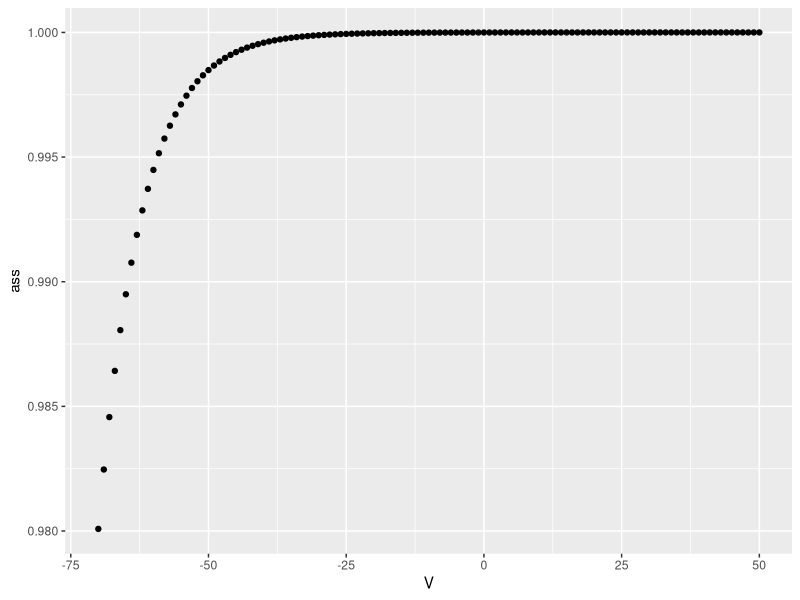
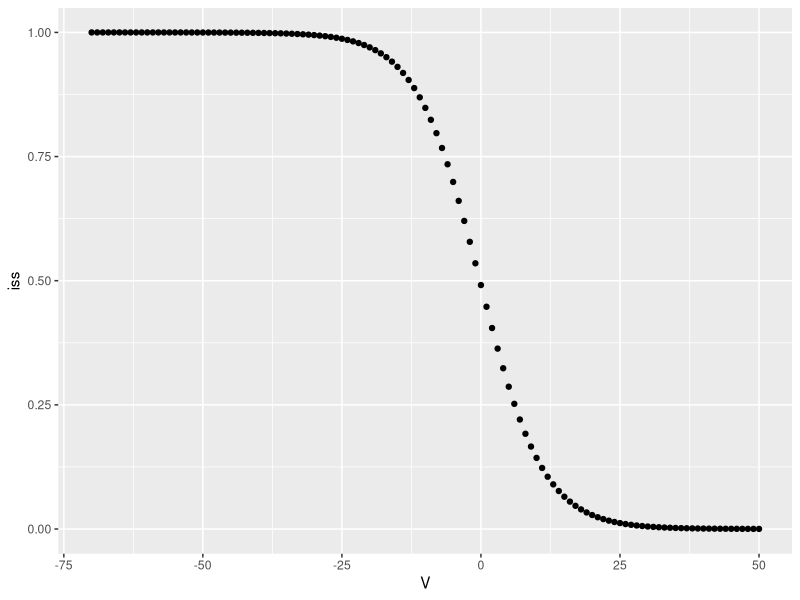
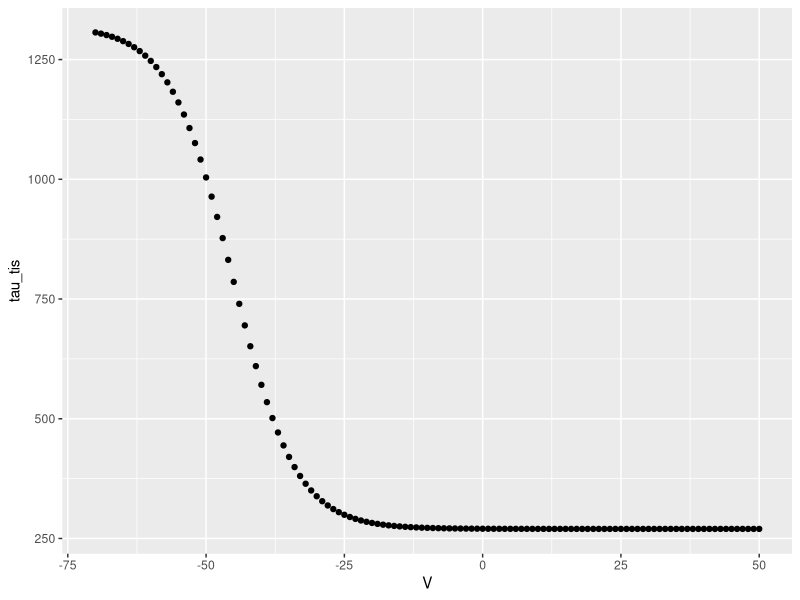
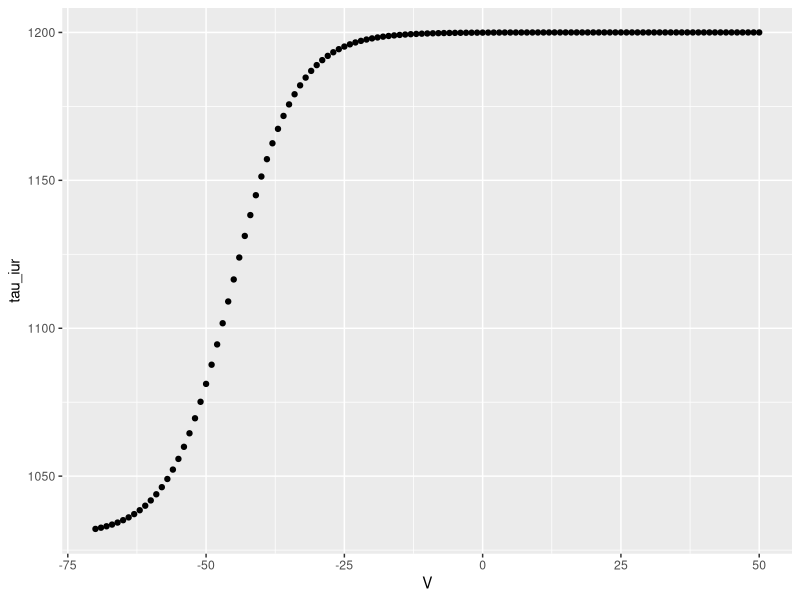
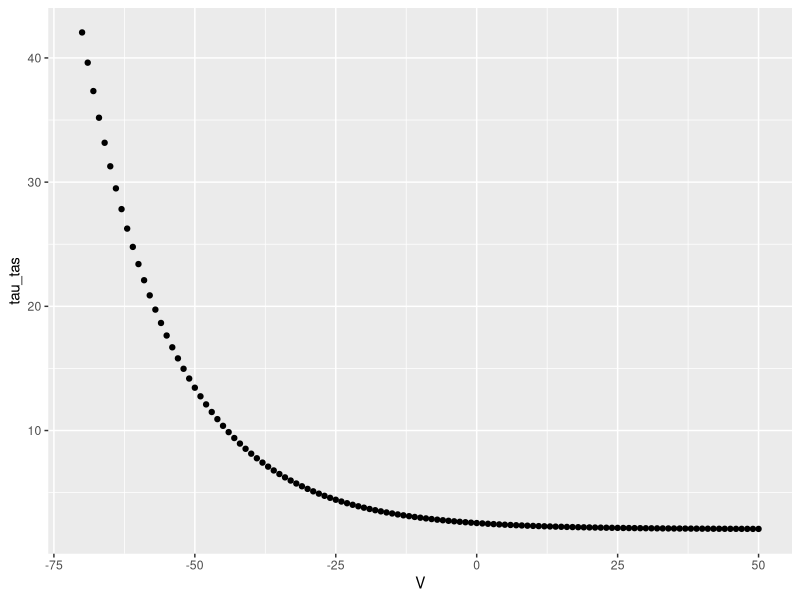
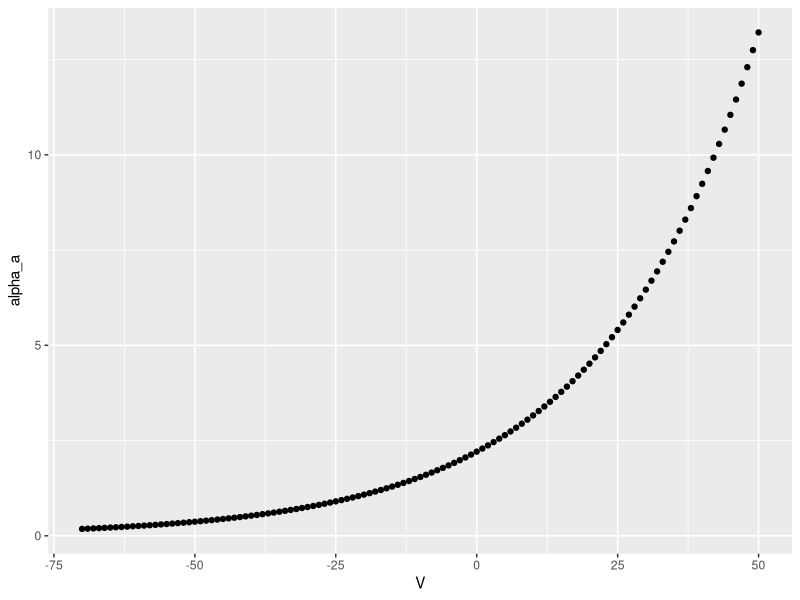
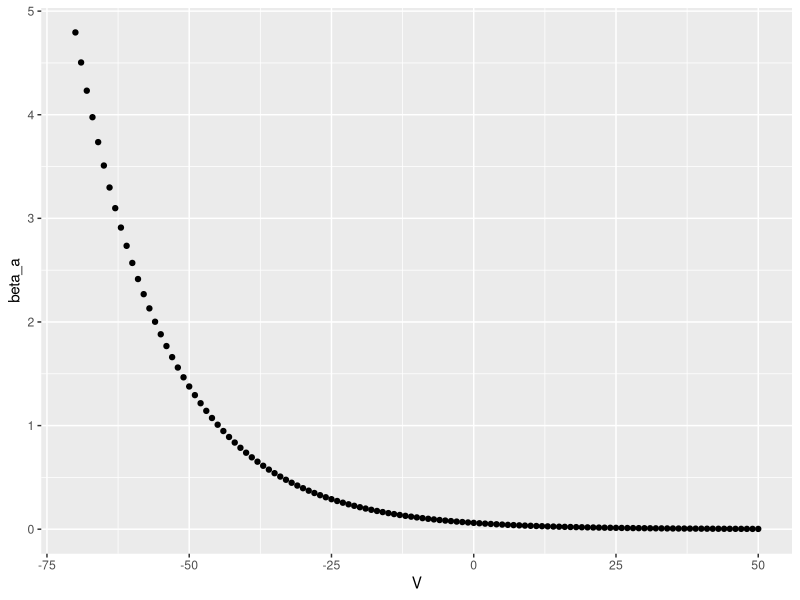
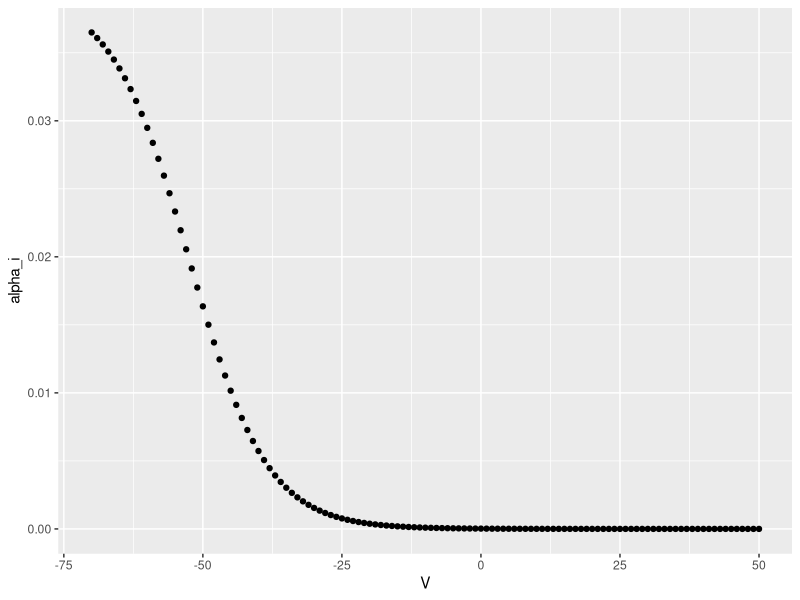

Generate these figures, in order, with R:
library(tidyverse)

V <- seq(-70, 50, by = 1)

ass_fn <- function(V) {return(1/(1+exp(-(V+100)/7.7)))}
ass <- ass_fn(V)
qplot(V, ass)

iss_fn <- function(V) {return(1/(1+exp((V+0.2)/5.7)))}
iss <- iss_fn(V)
qplot(V, iss)

tau_tis_fn <- function(V) {return(270+1050/(1+exp((V+45.2)/5.7)))}
tau_tis <- tau_tis_fn(V)
qplot(V, tau_tis)

tau_iur_fn <- function(V) {return(1200-170/(1+exp((V+45.2)/5.7)))}
tau_iur <- tau_iur_fn(V)
qplot(V, tau_iur)

tau_tas_fn <- function(V) {return(0.493*exp(-0.0628*V)+2.058)}
tau_tas <- tau_tas_fn(V)
qplot(V, tau_tas)

alpha_a_fn <- function(V) {return(0.18064*exp(0.03577*(V+70)))}
alpha_a <- alpha_a_fn(V)
qplot(V, alpha_a)

beta_a_fn <- function(V) {return(0.3956*exp(-0.06237*(V+30)))}
beta_a <- beta_a_fn(V)
qplot(V, beta_a)

alpha_i_fn <- function(V) {return((0.000152*exp(-(V+13.5)/7.0))/(0.067083*exp(-(V+33.5)/7.0)+1))}
alpha_i <- alpha_i_fn(V)
qplot(V, alpha_i)

beta_i_fn <- function(V) {return((0.00095*exp((V+70.5)/7.0))/(0.051335*exp((V+70.5)/7.0)+1))}
beta_i <- beta_i_fn(V)
qplot(V, beta_i)
